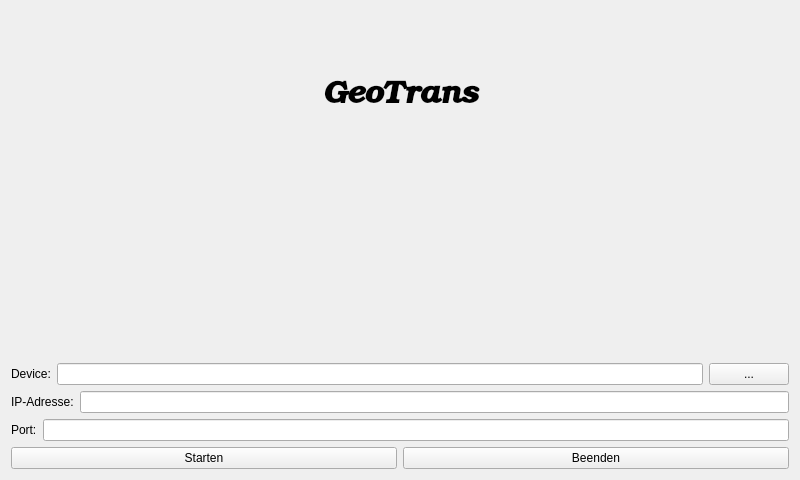
<?xml version="1.0" encoding="UTF-8"?>
<ui version="4.0">
 <class>GeoTrans</class>
 <widget class="QMainWindow" name="GeoTrans">
  <property name="geometry">
   <rect>
    <x>0</x>
    <y>0</y>
    <width>800</width>
    <height>480</height>
   </rect>
  </property>
  <property name="windowTitle">
   <string>GeoTrans</string>
  </property>
  <widget class="QWidget" name="centralWidget">
   <layout class="QVBoxLayout" name="verticalLayout_2">
    <item>
     <widget class="QLabel" name="label">
      <property name="font">
       <font>
        <family>URW Bookman L</family>
        <pointsize>23</pointsize>
        <weight>75</weight>
        <italic>true</italic>
        <bold>true</bold>
       </font>
      </property>
      <property name="text">
       <string>GeoTrans</string>
      </property>
      <property name="alignment">
       <set>Qt::AlignCenter</set>
      </property>
     </widget>
    </item>
    <item>
     <widget class="QLabel" name="lblState">
      <property name="text">
       <string/>
      </property>
     </widget>
    </item>
    <item>
     <layout class="QHBoxLayout" name="horizontalLayout_4">
      <item>
       <widget class="QLabel" name="label_4">
        <property name="text">
         <string>Device:</string>
        </property>
       </widget>
      </item>
      <item>
       <widget class="QLineEdit" name="txtDeviceName"/>
      </item>
      <item>
       <widget class="QPushButton" name="pushButton">
        <property name="text">
         <string>...</string>
        </property>
       </widget>
      </item>
     </layout>
    </item>
    <item>
     <layout class="QHBoxLayout" name="horizontalLayout">
      <item>
       <widget class="QLabel" name="label_2">
        <property name="text">
         <string>IP-Adresse:</string>
        </property>
       </widget>
      </item>
      <item>
       <widget class="QLineEdit" name="txtIPadr"/>
      </item>
     </layout>
    </item>
    <item>
     <layout class="QHBoxLayout" name="horizontalLayout_2">
      <item>
       <widget class="QLabel" name="label_3">
        <property name="text">
         <string>Port:</string>
        </property>
       </widget>
      </item>
      <item>
       <widget class="QLineEdit" name="txtPort"/>
      </item>
     </layout>
    </item>
    <item>
     <layout class="QHBoxLayout" name="horizontalLayout_3">
      <item>
       <widget class="QPushButton" name="cmdStart">
        <property name="text">
         <string>Starten</string>
        </property>
       </widget>
      </item>
      <item>
       <widget class="QPushButton" name="cmdQuit">
        <property name="text">
         <string>Beenden</string>
        </property>
       </widget>
      </item>
     </layout>
    </item>
   </layout>
  </widget>
 </widget>
 <layoutdefault spacing="6" margin="11"/>
 <resources/>
 <connections/>
</ui>
